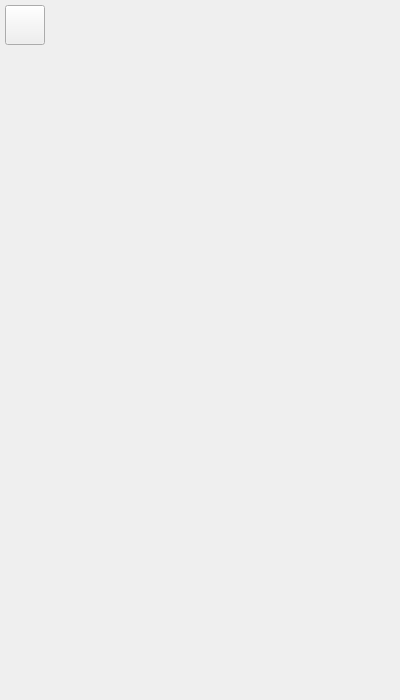
<?xml version="1.0" encoding="UTF-8"?>
<ui version="4.0">
 <class>MainWindow</class>
 <widget class="QMainWindow" name="MainWindow">
  <property name="geometry">
   <rect>
    <x>0</x>
    <y>0</y>
    <width>400</width>
    <height>700</height>
   </rect>
  </property>
  <property name="minimumSize">
   <size>
    <width>400</width>
    <height>700</height>
   </size>
  </property>
  <property name="maximumSize">
   <size>
    <width>400</width>
    <height>700</height>
   </size>
  </property>
  <property name="windowTitle">
   <string>MainWindow</string>
  </property>
  <widget class="QWidget" name="centralwidget">
   <property name="sizePolicy">
    <sizepolicy hsizetype="Fixed" vsizetype="Fixed">
     <horstretch>0</horstretch>
     <verstretch>0</verstretch>
    </sizepolicy>
   </property>
   <property name="minimumSize">
    <size>
     <width>400</width>
     <height>700</height>
    </size>
   </property>
   <property name="maximumSize">
    <size>
     <width>400</width>
     <height>700</height>
    </size>
   </property>
   <widget class="QWidget" name="widget" native="true">
    <property name="geometry">
     <rect>
      <x>0</x>
      <y>0</y>
      <width>400</width>
      <height>50</height>
     </rect>
    </property>
    <widget class="QPushButton" name="pushButton">
     <property name="geometry">
      <rect>
       <x>5</x>
       <y>5</y>
       <width>40</width>
       <height>40</height>
      </rect>
     </property>
     <property name="text">
      <string/>
     </property>
    </widget>
   </widget>
   <widget class="QStackedWidget" name="stkWidget_Main">
    <property name="geometry">
     <rect>
      <x>0</x>
      <y>50</y>
      <width>400</width>
      <height>650</height>
     </rect>
    </property>
   </widget>
  </widget>
 </widget>
 <resources/>
 <connections/>
</ui>
